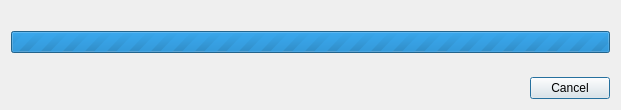
<?xml version="1.0" encoding="UTF-8"?>
<ui version="4.0">
 <class>DialogCreateModuleProcess</class>
 <widget class="QDialog" name="DialogCreateModuleProcess">
  <property name="windowModality">
   <enum>Qt::ApplicationModal</enum>
  </property>
  <property name="geometry">
   <rect>
    <x>0</x>
    <y>0</y>
    <width>621</width>
    <height>110</height>
   </rect>
  </property>
  <property name="windowTitle">
   <string>Create Module</string>
  </property>
  <property name="modal">
   <bool>true</bool>
  </property>
  <layout class="QVBoxLayout" name="verticalLayout">
   <item>
    <widget class="QLabel" name="labelInfo">
     <property name="text">
      <string/>
     </property>
     <property name="alignment">
      <set>Qt::AlignCenter</set>
     </property>
    </widget>
   </item>
   <item>
    <widget class="QProgressBar" name="progressBar">
     <property name="maximum">
      <number>0</number>
     </property>
     <property name="value">
      <number>0</number>
     </property>
     <property name="alignment">
      <set>Qt::AlignCenter</set>
     </property>
    </widget>
   </item>
   <item>
    <spacer name="verticalSpacer">
     <property name="orientation">
      <enum>Qt::Vertical</enum>
     </property>
     <property name="sizeHint" stdset="0">
      <size>
       <width>20</width>
       <height>40</height>
      </size>
     </property>
    </spacer>
   </item>
   <item>
    <layout class="QHBoxLayout" name="horizontalLayout">
     <item>
      <spacer name="horizontalSpacer">
       <property name="orientation">
        <enum>Qt::Horizontal</enum>
       </property>
       <property name="sizeHint" stdset="0">
        <size>
         <width>40</width>
         <height>20</height>
        </size>
       </property>
      </spacer>
     </item>
     <item>
      <widget class="QPushButton" name="pushButtonCancel">
       <property name="text">
        <string>Cancel</string>
       </property>
      </widget>
     </item>
    </layout>
   </item>
  </layout>
 </widget>
 <resources/>
 <connections/>
</ui>
